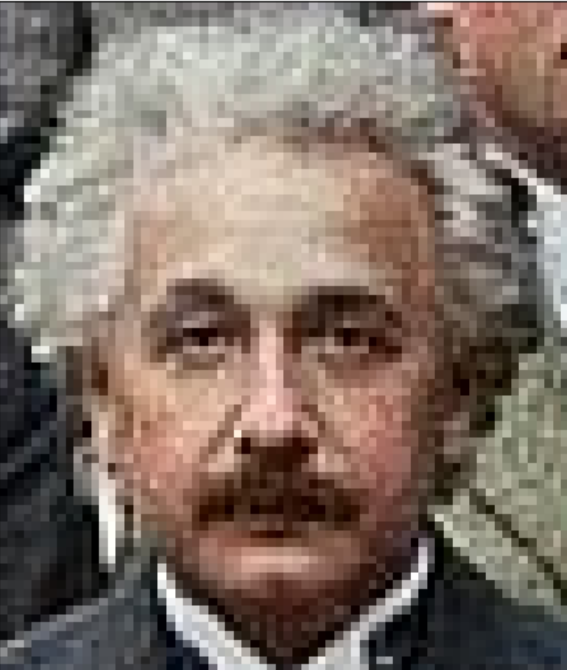
#> input picture UAS PCD 2024/Gambar/einstaint.png, 567 x 670 px, found by its file name
$ jupyter execute --allow-errors 'Geometrix citra.ipynb'
#> lines starting #> are read from the running program, lines starting #| are printed output that depends on the picture
[cell 1]
import cv2
import numpy as np
import matplotlib.pyplot as plt

[cell 2]
#membaca data
img = cv2.imread('einstaint.png')
#> img is the input picture: shape (670, 567, 3); mean B, G, R 102.5, 112.2, 127.2

#membuat rotasi
(h, w) = img.shape[:2]
#> h = 670; w = 567
center = (w // 2, h // 2)
#> center = (283, 335)
M = cv2.getRotationMatrix2D(center, 45, 1.0)
rotated = cv2.warpAffine(img, M, (w, h))
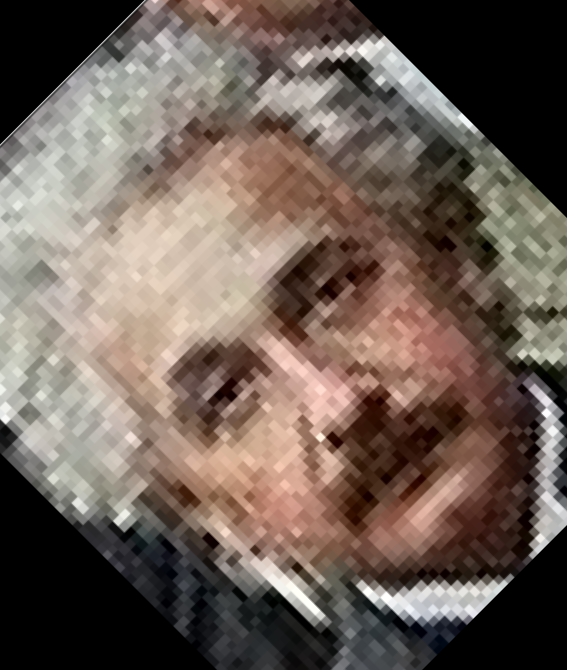
#> rotated: shape (670, 567, 3); mean B, G, R 87, 95.9, 110

#membuat size
resized = cv2.resize(img, (0, 0), fx=0.1, fy=0.2)
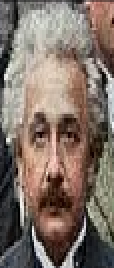
#> resized: shape (134, 57, 3) (shown 2 times larger); mean B, G, R 102.4, 112.1, 127.1

#membuat crop
cropped = img[150:150+300, 100:100+200]
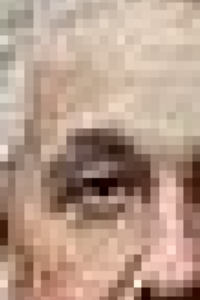
#> cropped: shape (300, 200, 3); mean B, G, R 137.7, 154.5, 182.1

#membuat flip
flipped = cv2.flip(img, 1)
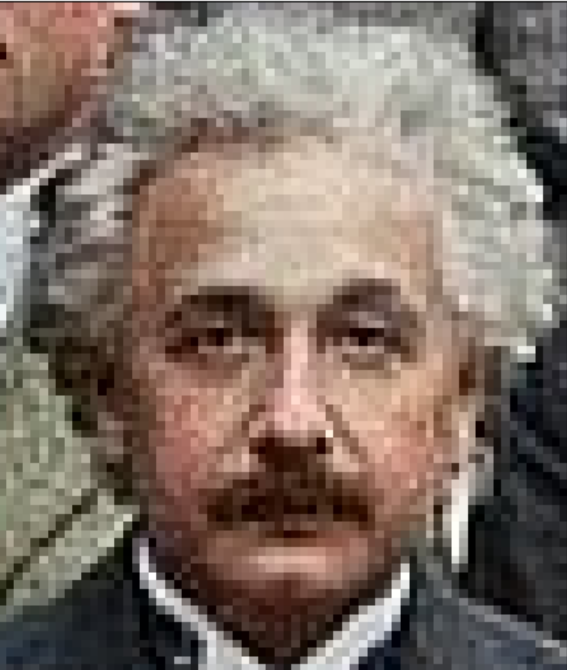
#> flipped: shape (670, 567, 3); mean B, G, R 102.5, 112.2, 127.2

#membuat bingkai
(h, w) = img.shape[:2]
M = np.float32([[1, 0, 50], [0, 1, 25]])
Translated = cv2.warpAffine(img, M, (w, h))
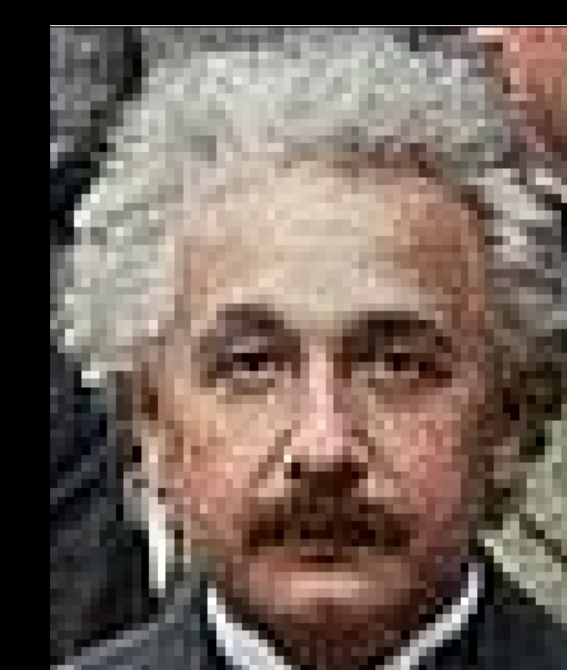
#> Translated: shape (670, 567, 3); mean B, G, R 90.8, 99.6, 114.1

# TAMPILAN MENGGUNAKAN FIGUR DAN XIS (FUNGSI MATPLOTLIB)
fig, axs = plt.subplots(2, 3, figsize=(15, 10))
ax = axs.ravel()

# Tampilan Asli
ax[0].imshow(cv2.cvtColor(img, cv2.COLOR_BGR2RGB))
ax[0].set_title ('Citra Asli')

# Tampilan edges
ax[1].imshow(cv2.cvtColor(rotated, cv2.COLOR_BGR2RGB))
ax[1].set_title ('After Rotated')

# Tampilan edges
ax[2].imshow(cv2.cvtColor(resized, cv2.COLOR_BGR2RGB))
ax[2].set_title ('After Resized')

ax[3].imshow(cv2.cvtColor(cropped, cv2.COLOR_BGR2RGB))
ax[3].set_title ('After Cropped')

ax[4].imshow(cv2.cvtColor(flipped, cv2.COLOR_BGR2RGB))
ax[4].set_title ('After Flipped')

#> (the rest of this cell did not finish here and is left out)
